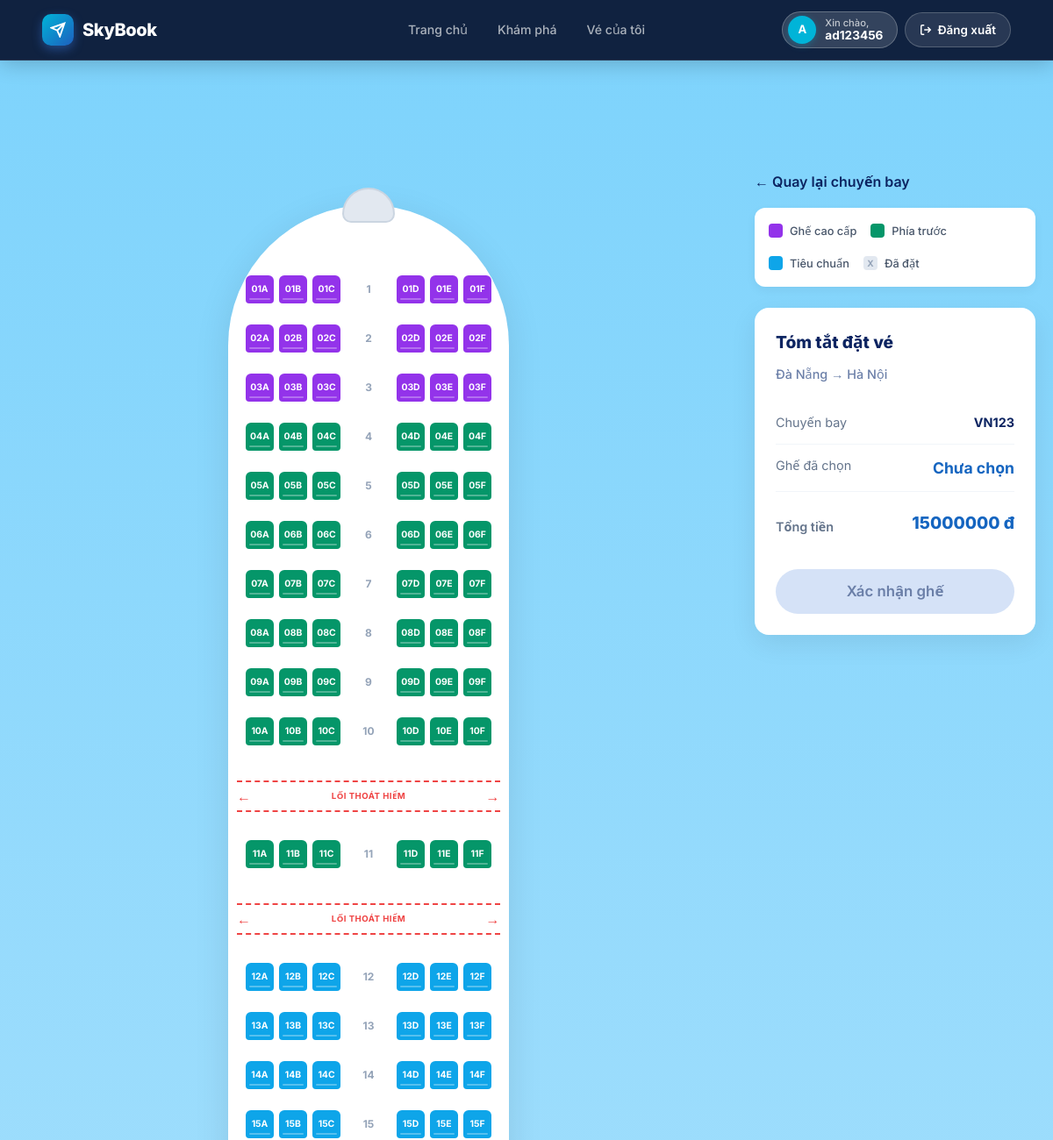
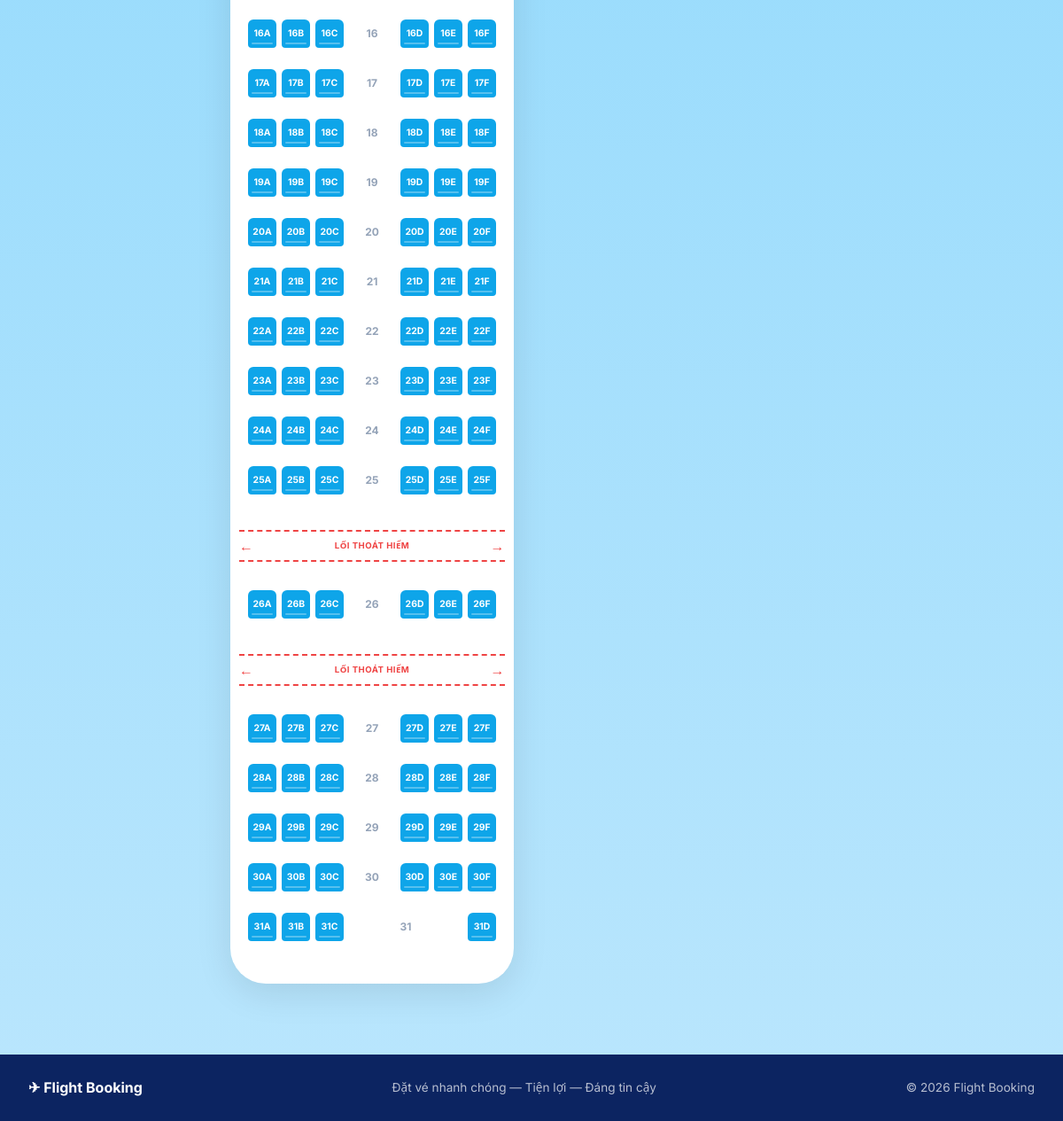
/bookings/create/2/ (signed in), run on the app's committed database (2 pictures, top to bottom).
### flights/models.py (models this page shows, shortened)
class Flight(models.Model):
    STATUS_CHOICES = [
        ("scheduled", "Scheduled"),
        ("boarding", "Boarding"),
        ("departed", "Departed"),
        ("completed", "Completed"),
        ("cancelled", "Cancelled"),
    ]
    flight_number = models.CharField(max_length=20, verbose_name="Flight Number")
    airline = models.ForeignKey(Airline, on_delete=models.CASCADE, related_name="flights", verbose_name="Airline")
    aircraft = models.ForeignKey(Aircraft, on_delete=models.CASCADE, related_name="flights", verbose_name="Aircraft")
    departure_airport = models.ForeignKey(Airport, on_delete=models.CASCADE, related_name="departures", verbose_name="Departure Airport")
    arrival_airport = models.ForeignKey(Airport, on_delete=models.CASCADE, related_name="arrivals", verbose_name="Arrival Airport")
    departure_time = models.DateTimeField(db_index=True, verbose_name="Departure Time")
    arrival_time = models.DateTimeField(verbose_name="Arrival Time")
    price = models.DecimalField(max_digits=12, decimal_places=2, verbose_name="Base Price")
    status = models.CharField(max_length=20, choices=STATUS_CHOICES, default="scheduled", db_index=True, verbose_name="Status")
    class Meta:
        verbose_name = "Flight"
        verbose_name_plural = "Flights"

class Airport(models.Model):
    name = models.CharField(max_length=150, verbose_name="Airport Name")
    code = models.CharField(max_length=10, unique=True, verbose_name="Airport Code")
    city = models.CharField(max_length=100, verbose_name="City")
    class Meta:
        verbose_name = "Airport"
        verbose_name_plural = "Airports"

### bookings/views.py (the view, shortened to what this page needs)
@login_required
@transaction.atomic
def create_booking(request, flight_id):
    flight = get_object_or_404(Flight, id=flight_id)
    all_seats = _generate_seats(flight)
    return render(
        request,
        "bookings/create.html",
        {"flight": flight, "all_seats": all_seats}
    )

### templates/bookings/create.html (shortened to what this page needs)
﻿{% extends "base.html" %}
{% block content %}
<div class="booking-layout">
    <div class="plane-wrapper">
        <div class="plane-fuselage">
            <div class="cockpit"></div>
            <form method="POST" id="booking-form">
                {% for row in all_seats %}
                    {% if row.is_exit %}
                        <div class="exit-row">
                            <span class="exit-arrow">&larr;</span>
                            <span>Lối thoát hiểm</span>
                            <span class="exit-arrow">&rarr;</span>
                        </div>
                    {% endif %}
                    <div class="seat-row">
                        <div class="seat-group left">
                            {% for seat in row.seats|slice:":3" %}
                                <button type="button"
                                    class="seat {{ row.type }} {% if seat.taken %}taken{% endif %}"
                                    data-seat="{{ seat.code }}"
                                    onclick="selectSeat('{{ seat.code }}')">{{ seat.code }}</button>
                            {% endfor %}
                        </div>
                        <div class="aisle-number">{{ row.row_number }}</div>
                        <div class="seat-group right">
                            {% for seat in row.seats|slice:"3:" %}
                                <button type="button"
                                    class="seat {{ row.type }} {% if seat.taken %}taken{% endif %}"
                                    data-seat="{{ seat.code }}"
                                    onclick="selectSeat('{{ seat.code }}')">{{ seat.code }}</button>
                            {% endfor %}
                        </div>
                    </div>
                {% endfor %}
            </form>
        </div>
    </div>
    <div class="summary-sidebar">
        <a href="{% url 'flight_detail' flight.id %}" style="display:inline-block; margin-bottom: 16px; color: var(--navy); font-weight: 600; text-decoration: none;">&larr; Quay lại chuyến bay</a>
        <div class="seat-legend-card">
            <div class="legend-item"><div class="legend-box" style="background:#9333ea;"></div> Ghế cao cấp</div>
            <div class="legend-item"><div class="legend-box" style="background:#059669;"></div> Phía trước</div>
            <div class="legend-item"><div class="legend-box" style="background:#0ea5e9;"></div> Tiêu chuẩn</div>
            <div class="legend-item"><div class="legend-box" style="background:#e2e8f0; position:relative;"><span style="position:absolute;top:50%;left:50%;transform:translate(-50%,-50%);font-size:10px;color:#94a3b8;font-weight:bold;">X</span></div> Đã đặt</div>
        </div>
        <div class="summary-card">
            <div class="summary-title">Tóm tắt đặt vé</div>
            <div class="summary-route">{{ flight.departure_airport.city }} &rarr; {{ flight.arrival_airport.city }}</div>
            <div class="summary-row">
                <span style="color:#64748b;">Chuyến bay</span>
                <strong style="color:var(--navy);">{{ flight.flight_number }}</strong>
            </div>
            <div class="summary-row">
                <span style="color:#64748b;">Ghế đã chọn</span>
                <strong id="selected-seat-display" style="color:var(--blue); font-size:1.1rem;">Chưa chọn</strong>
            </div>
            <div class="summary-row total">
                <span style="color:#64748b; font-size:0.9rem; font-weight:600;">Tổng tiền</span>
                <span>{{ flight.price|floatformat:0 }} đ</span>
            </div>
            <button type="submit" form="booking-form" id="submit-btn" class="btn btn-primary btn-full" style="margin-top:24px; padding: 14px; border-radius: 99px; font-size:1.05rem;" disabled>Xác nhận ghế</button>
        </div>
    </div>
</div>
{% endblock %}

### templates/partials/navbar.html (shortened to what this page needs)
{% load static %}
<header class="navbar-glass" id="main-nav">
  <div class="navbar-inner">
    <a href="{% url 'home' %}" class="navbar-brand">
      <div class="brand-icon" style="background: linear-gradient(135deg, #00B4D8, #1E5FBE);">
        <svg width="18" height="18" viewBox="0 0 24 24" fill="none" stroke="currentColor" stroke-width="2.5">
          <path d="M22 2L11 13M22 2l-7 20-4-9-9-4 20-7z"/>
        </svg>
      </div>
      <span style="font-weight: 800;">SkyBook</span>
    </a>
    <nav class="nav-links">
      <a href="{% url 'home' %}" class="nav-link {% if request.resolver_match.url_name == 'home' %}nav-link--active{% endif %}">Trang chủ</a>
      <a href="{% url 'recommendations' %}" class="nav-link {% if request.resolver_match.url_name == 'recommendations' %}nav-link--active{% endif %}">Khám phá</a>
      {% if user.is_authenticated %}
        <a href="{% url 'my_bookings' %}" class="nav-link {% if request.resolver_match.url_name == 'my_bookings' %}nav-link--active{% endif %}">Vé của tôi</a>
      {% endif %}
    </nav>
    <div class="nav-actions">
      {% if user.is_authenticated %}
        <div class="nav-user-pill" style="background: rgba(255,255,255,0.15); border: 1px solid rgba(255,255,255,0.25); border-radius: 99px; padding: 4px 16px 4px 6px; display: flex; align-items: center; gap: 10px;">
          <div class="nav-avatar" style="background: #00B4D8; width: 32px; height: 32px; border-radius: 50%; display: flex; align-items: center; justify-content: center; font-weight: bold; color: white; box-shadow: 0 2px 8px rgba(0,180,216,0.3);">{{ user.username|slice:":1"|upper }}</div>
          <div class="nav-user-info" style="display: flex; flex-direction: column; line-height: 1.1;">
            <span class="nav-user-greeting" style="font-size: 0.7rem; color: rgba(255,255,255,0.7);">Xin chào,</span>
            <span class="nav-username" style="font-size: 0.85rem; font-weight: 700; color: white;">{{ user.username }}</span>
          </div>
        </div>
        <a href="{% url 'logout' %}" class="btn-nav-logout" title="Đăng xuất" style="background: rgba(255,255,255,0.1); color: #fff; border: 1px solid rgba(255,255,255,0.2); padding: 8px 16px; border-radius: 99px; display: flex; align-items: center; gap: 6px; font-weight: 600; text-decoration: none; transition: 0.2s;">
          <svg width="14" height="14" viewBox="0 0 24 24" fill="none" stroke="currentColor" stroke-width="2.5">
            <path d="M9 21H5a2 2 0 0 1-2-2V5a2 2 0 0 1 2-2h4M16 17l5-5-5-5M21 12H9"/>
          </svg>
          Đăng xuất
        </a>
      {% endif %}
    </div>
  </div>
</header>

### templates/bookings/create.html (style rules this page uses)
body { background: linear-gradient(to bottom, #7DD3FC, #BAE6FD) no-repeat center center fixed; background-size: cover; }
.booking-layout { display: grid; grid-template-columns: 1fr 320px; gap: 40px; max-width: 1200px; margin: 100px auto 40px; padding: 0 20px; align-items: start; }
.plane-wrapper { position: relative; display: flex; justify-content: center; padding: 40px 0; }
.plane-fuselage { position: relative; width: 320px; background: #ffffff; border-radius: 160px 160px 40px 40px; padding: 80px 20px 40px; box-shadow: 0 10px 40px rgba(0,0,0,0.1); z-index: 1; }
.cockpit { position: absolute; top: -20px; left: 50%; transform: translateX(-50%); width: 60px; height: 40px; background: #e2e8f0; border-radius: 30px 30px 10px 10px; border: 2px solid #cbd5e1; }
.seat-row { display: flex; justify-content: space-between; align-items: center; margin-bottom: 8px; }
.seat-group { display: flex; gap: 6px; }
.aisle-number { width: 30px; text-align: center; font-size: 0.75rem; font-weight: 700; color: #94a3b8; }
.seat { width: 32px; height: 32px; border-radius: 6px 6px 4px 4px; border: none; font-size: 0.65rem; font-weight: 700; color: #ffffff; cursor: pointer; transition: all 0.2s; display: flex; align-items: center; justify-content: center; position: relative; }
.seat::after { content: ''; position: absolute; bottom: 4px; left: 4px; right: 4px; height: 2px; background: rgba(255,255,255,0.3); border-radius: 1px; }
.seat.premium { background: #9333ea; }
.seat.front { background: #059669; }
.seat.standard { background: #0ea5e9; }
.exit-row { display: flex; justify-content: space-between; align-items: center; margin: 16px -10px; padding: 8px 0; border-top: 2px dashed #ef4444; border-bottom: 2px dashed #ef4444; font-size: 0.6rem; font-weight: 700; color: #ef4444; text-transform: uppercase; letter-spacing: 0.05em; }
.exit-arrow { font-size: 1rem; line-height: 1; }
.seat-legend-card { background: #ffffff; border-radius: 12px; padding: 16px; box-shadow: 0 4px 12px rgba(0,0,0,0.05); margin-bottom: 24px; display: flex; flex-wrap: wrap; gap: 16px; }
.legend-item { display: flex; align-items: center; gap: 8px; font-size: 0.8rem; font-weight: 500; color: #475569; }
.legend-box { width: 16px; height: 16px; border-radius: 4px; }
.summary-sidebar { position: sticky; top: 90px; }
.summary-card { background: #ffffff; border-radius: 16px; padding: 24px; box-shadow: 0 10px 30px rgba(0,0,0,0.08); }
.summary-title { font-size: 1.2rem; font-weight: 800; color: var(--navy); margin-bottom: 8px; }
.summary-route { color: var(--muted); font-size: 0.9rem; margin-bottom: 20px; font-weight: 500; }
.summary-row { display: flex; justify-content: space-between; padding: 12px 0; border-bottom: 1px solid #f1f5f9; font-size: 0.9rem; }
.summary-row.total { border-bottom: none; padding-top: 20px; font-weight: 800; font-size: 1.2rem; color: var(--blue); align-items: flex-end; }

### templates/partials/navbar.html (style rules this page uses)
header.navbar-glass { position: fixed !important; top: 0; left: 0; right: 0; width: 100%; z-index: 1000; transition: all 0.3s ease; background: rgba(15, 31, 61, 0.98) !important; backdrop-filter: blur(16px) !important; -webkit-backdrop-filter: blur(16px) !important; border-bottom: 1px solid rgba(255, 255, 255, 0.1) !important; box-shadow: 0 4px 24px rgba(0, 0, 0, 0.2) !important; }

### data on the page
Flight: departure_airport.city "Đà Nẵng", arrival_airport.city "Hà Nội", flight_number "VN123", price "15000000"

### other printed values
{{ user.username|slice:":1"|upper }} "A"
{{ user.username }} "ad123456"
{{ seat.code }} "01A" "01B" "01C" "02A" "02B" "02C" "03A" "03B" "03C" "04A" "04B" "04C" "05A" "05B" "05C" "06A" "06B" "06C" "07A" "07B" "07C" "08A" "08B" "08C" "09A" "09B" "09C" "10A" "10B" "10C" "11A" "11B" "11C" "12A" "12B" "12C" "13A" "13B" "13C" "14A" "14B" "14C" "15A" "15B" "15C" "16A" "16B" "16C" "17A" "17B" "17C" "18A" "18B" "18C" "19A" "19B" "19C" "20A" "20B" "20C" "21A" "21B" "21C" "22A" "22B" "22C" "23A" "23B" "23C" "24A" "24B" "24C" "25A" "25B" "25C" "26A" "26B" "26C" "27A" "27B" "27C" "28A" "28B" "28C" "29A" "29B" "29C" "30A" "30B" "30C" "31A" "31B" "31C"
{{ row.row_number }} "1" "2" "3" "4" "5" "6" "7" "8" "9" "10" "11" "12" "13" "14" "15" "16" "17" "18" "19" "20" "21" "22" "23" "24" "25" "26" "27" "28" "29" "30" "31"
{{ seat.code }} "01D" "01E" "01F" "02D" "02E" "02F" "03D" "03E" "03F" "04D" "04E" "04F" "05D" "05E" "05F" "06D" "06E" "06F" "07D" "07E" "07F" "08D" "08E" "08F" "09D" "09E" "09F" "10D" "10E" "10F" "11D" "11E" "11F" "12D" "12E" "12F" "13D" "13E" "13F" "14D" "14E" "14F" "15D" "15E" "15F" "16D" "16E" "16F" "17D" "17E" "17F" "18D" "18E" "18F" "19D" "19E" "19F" "20D" "20E" "20F" "21D" "21E" "21F" "22D" "22E" "22F" "23D" "23E" "23F" "24D" "24E" "24F" "25D" "25E" "25F" "26D" "26E" "26F" "27D" "27E" "27F" "28D" "28E" "28F" "29D" "29E" "29F" "30D" "30E" "30F" "31D"
